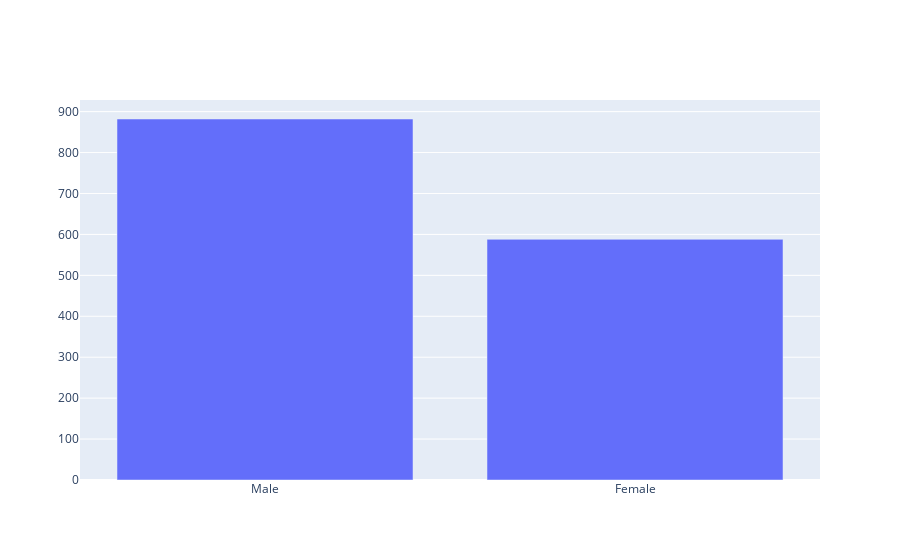

Notebook cell for this chart:
### Code cell
plot_cat(df.Gender.name)

### Figure 1 — Plotly figure (JSON) as saved in the notebook; plotly's stock layout.template omitted (floating-point values rounded to 4 significant figures)
{"data": [{"type": "bar", "x": ["Male", "Female"], "y": [882, 588]}], "layout": {}}
